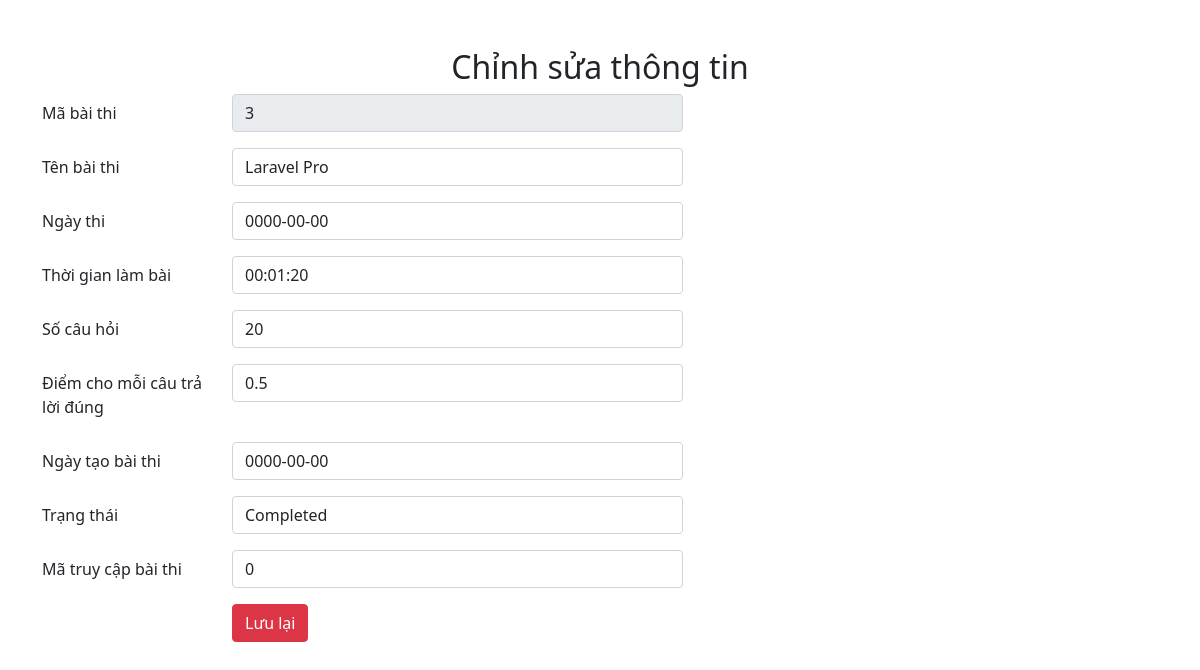
/sua.php?id=3, run on the app's committed database.
### tables this page shows
CREATE TABLE `exams` (
  `id` int(11) NOT NULL,
  `exam_title` varchar(255) NOT NULL,
  `exam_datetime` date NOT NULL,
  `duration` time NOT NULL,
  `total_question` int(10) NOT NULL,
  `marks_per_right_answer` float NOT NULL,
  `created_on` date NOT NULL,
  `status` enum('Pending','Created','Started','Completed') NOT NULL,
  `exam_code` int(10) NOT NULL
);

### src/sua.php (the view)
<?php
    include 'same/header.php';
    include 'config.php';
    $ID = $_GET['id'];
    $sql = "SELECT * from  exams where id = '$ID'";
    $result_current = mysqli_query($conn, $sql);
    $row_current = mysqli_fetch_assoc($result_current);
?>
<main class= "container mt-5 ">
    <h2 class="mb-2 text-center">Chỉnh sửa thông tin</h2>
    <form action="ttsua.php?id=<?php echo $_GET['id']?>" method="post">
        <div class="mb-3 form-group row">
            <label for="id" class="col-sm-2 col-form-label">Mã bài thi </label>
            <div class="col-sm-5">
                <input type="text" disabled value="<?php echo $row_current['id'] ?>" class="form-control"  name="id">
            </div>
        </div>
        <div class="mb-3 row">
            <label for="exam_title" class="col-sm-2 col-form-label">Tên bài thi </label>
            <div class="col-sm-5">
                <input type="text" value="<?php echo $row_current['exam_title'] ?>" class="form-control"  name="exam_title">
            </div>
        </div>
        <div class="mb-3 row">
            <label for="exam_datetime" class="col-sm-2 col-form-label">Ngày thi</label>
            <div class="col-sm-5">
                <input type="text" value="<?php echo $row_current['exam_datetime'] ?>" class="form-control"  name="exam_datetime">
            </div>
        </div>
        <div class="mb-3 row">
            <label for="duration" class="col-sm-2 col-form-label">Thời gian làm bài</label>
            <div class="col-sm-5">
                <input type="text" value="<?php echo $row_current['duration'] ?>" class="form-control" name="duration">
            </div>
        </div>
        <div class="mb-3 row">
            <label for="total_question" class="col-sm-2 col-form-label">Số câu hỏi </label>
            <div class="col-sm-5">
                <input type="text" value="<?php echo $row_current['total_question'] ?>" class="form-control"  name="total_question">
            </div>
        </div>
        <div class="mb-3 row">
            <label for="marks_per_right_answer" class="col-sm-2 col-form-label">Điểm cho mỗi câu trả lời đúng </label>
            <div class="col-sm-5">
                <input type="text" value="<?php echo $row_current['marks_per_right_answer'] ?>" class="form-control"  name="marks_per_right_answer">
            </div>
        </div>
        <div class="mb-3 row">
            <label for="created_on" class="col-sm-2 col-form-label">Ngày tạo bài thi </label>
            <div class="col-sm-5">
                <input type="text" value="<?php echo $row_current['created_on'] ?>" class="form-control"  name="created_on">
            </div>
        </div>
        <div class="mb-3 row">
            <label for="status" class="col-sm-2 col-form-label">Trạng thái </label>
            <div class="col-sm-5">
                <input type="text" value="<?php echo $row_current['status'] ?>" class="form-control" name="status">
            </div>
        </div>
        <div class="mb-3 row">
            <label for="exam_code" class="col-sm-2 col-form-label">Mã truy cập bài thi </label>
            <div class="col-sm-5">
                <input type="exam_code" value="<?php echo $row_current['exam_code'] ?>" class="form-control" name="exam_code">
            </div>
        </div>
        <div class="form-group row">
            <label for="btn" class="col-sm-2 col-form-label"></label>
            <div class="col-sm-10">
                <button type="submit" class="btn btn-danger">Lưu lại</button>
            </div>
        </div>
    </form>
</main>
<?php
include 'same/footer.php';
?>

### data on the page
exams: id "3", exam_title "Laravel Pro", exam_datetime "0000-00-00", duration "00:01:20", total_question "20", marks_per_right_answer "0.5", created_on "0000-00-00", status "Completed", exam_code "0"
